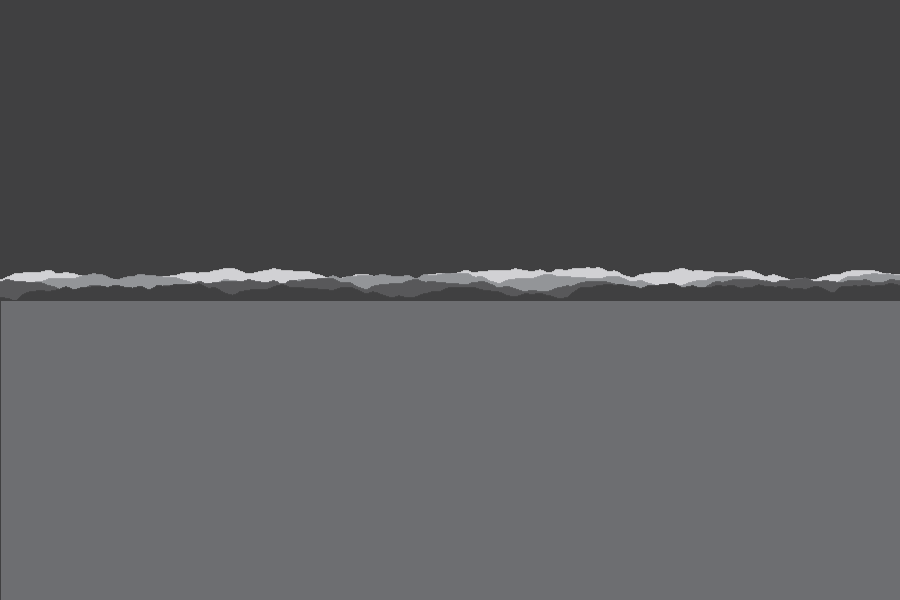
Frame 1 (no input)
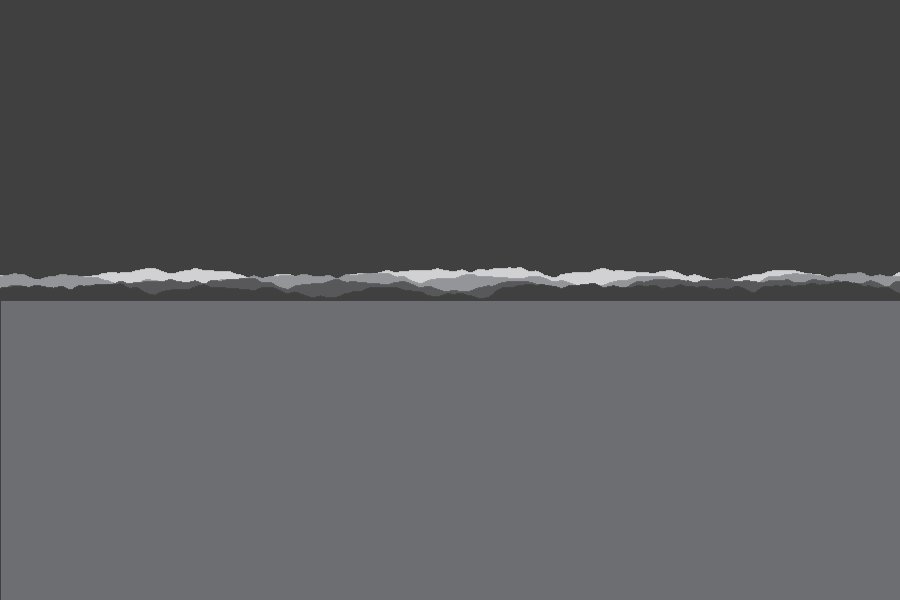
Frame 60 (the mouse pressed at the canvas centre just before this capture)
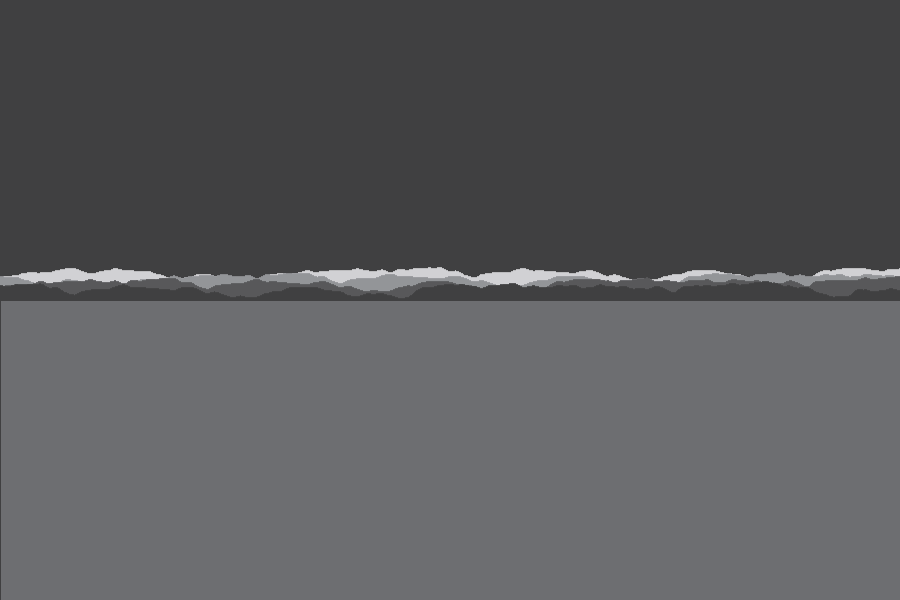
Frame 120 (the mouse held since frame 60 and released just before this capture)

The Processing sketch that drew these frames (run headless with seeded random() and noise(); from frame 60 on, the mouse is pressed at the canvas centre):

// Processing sketch: sketch64290
// ── sketch64290.pde
/* OpenProcessing Tweak of *@*http://www.openprocessing.org/sketch/64290*@* */
/* !do not delete the line above, required for linking your tweak if you upload again */
/*
* Another sketch inspired by this "Simple Desktop" wallpaper: 
* http://simpledesktops.com/browse/desktops/2012/jun/12/elsewhere/
* Coded by: @ramayac
* Enjoy :)
*/

color[] colores = { #404041, #D1D1D4, #939598, #58585A, #404041};

void setup(){
  size(900,600);
  //strokeWeight(1);
  //strokeCap(ROUND);
  //smooth();
  frameRate(24);
  noiseDetail(5, 0.75);
}

void draw(){
  background(colores[0]);
  
  for(int m=1; m<=4; m++){
    float r = random(1, 2);
    for(float x=0; x<width; x=x+1){
      stroke(colores[m]);
      float y = noise(x*0.0075+frameCount*0.01+m)*(m+20)+m*5;
      line(x, height/2+height/3, x, y+height/4+1.75*height/10);
    }
  }
  fill(#6D6E71);
  rect(0, height/2, width, height);
}
